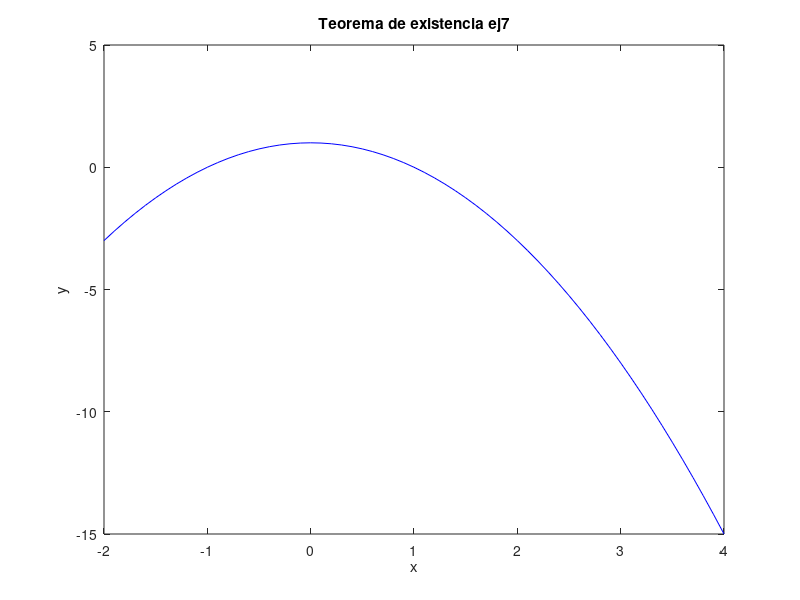

The MATLAB source for this figure:
% Octave Script
% Title			:Teorema de existencia ej7.
% Description		:Script para desarrrollar el ejericio7 de la actividad Teorema de existencia.
% Author		:Orlando Espinoza Valentin (Orlando-Esp) espinozaorlando978@gmail.com
% Date			:20210506
% sion		        :1
% Usage			:octave> /path/Teorema de existencia,Ej7_Teoremadeexistencia_OrlandoEspinoza_3202
% Notes			:Requiere aplicacion octave-online usar en consola preferentemente. 
%program execution page :https://octave-online.net

%Limpiar variables.
clear 
%Dominio de la funcion.
x=-2:0.1:4;
%Valor de la funcion.
y=(1./1-(x.^2));
%Genera la grafica 
plot(x,y,'b');
%Asigna un nombre a la grafica 
title("Teorema de existencia ej7");
%Etiqueta para x
xlabel("x");
%Etiqueta para y
ylabel("y");
